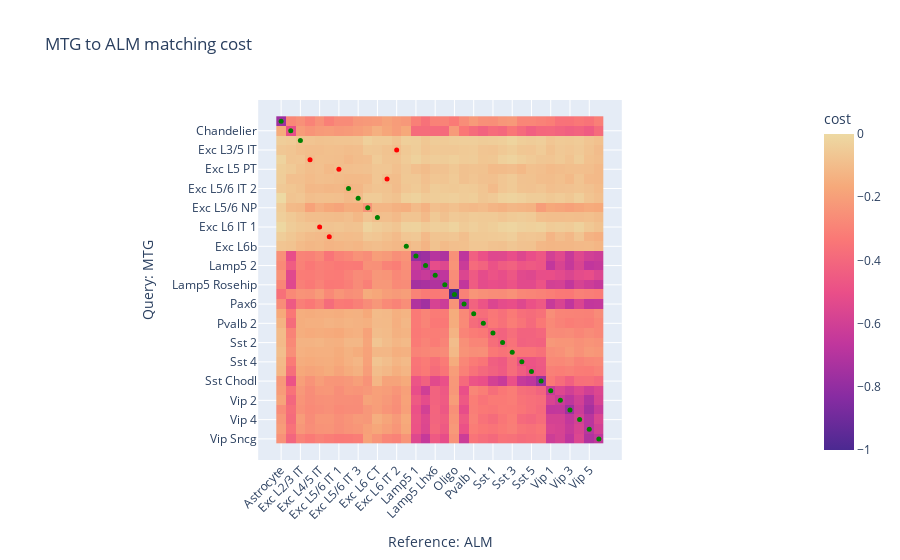

Write notebook code for a chart like this one.
### Code cell
q, ref = 'MTG', 'ALM'

rcm = RefCM(cache_load=False, cache_save=False, embedder=hvg_embedder, discovery_threshold=None)
m = rcm.annotate(ds[q], q, ds[ref], ref, 'labels34', 'labels34')
m.eval('labels34')
m.display_matching_costs('labels34')

### Figure 1 — Plotly figure (JSON) as saved in the notebook; plotly's stock layout.template omitted (floating-point values rounded to 4 significant figures; data arrays with more than 128 entries replaced by an {"elided": "..."} marker saying what was removed)
{"data": [{"coloraxis": "coloraxis", "hovertemplate": "Reference: ALM: %{x}<br>Query: MTG: %{y}<br>cost: %{z}<extra></extra>", "name": "0", "type": "heatmap", "x": ["Astrocyte", "Chandelier", "Exc L2/3 IT", "Exc L3/5 IT", "Exc L4/5 IT", "Exc L5 PT", "Exc L5/6 IT 1", "Exc L5/6 IT 2", "Exc L5/6 IT 3", "Exc L5/6 NP", "Exc L6 CT", "Exc L6 IT 1", "Exc L6 IT 2", "Exc L6b", "Lamp5 1", "Lamp5 2", "Lamp5 Lhx6", "Lamp5 Rosehip", "Oligo", "Pax6", "Pvalb 1", "Pvalb 2", "Sst 1", "Sst 2", "Sst 3", "Sst 4", "Sst 5", "Sst Chodl", "Vip 1", "Vip 2", "Vip 3", "Vip 4", "Vip 5", "Vip Sncg"], "xaxis": "x", "y": ["Astrocyte", "Chandelier", "Exc L2/3 IT", "Exc L3/5 IT", "Exc L4/5 IT", "Exc L5 PT", "Exc L5/6 IT 1", "Exc L5/6 IT 2", "Exc L5/6 IT 3", "Exc L5/6 NP", "Exc L6 CT", "Exc L6 IT 1", "Exc L6 IT 2", "Exc L6b", "Lamp5 1", "Lamp5 2", "Lamp5 Lhx6", "Lamp5 Rosehip", "Oligo", "Pax6", "Pvalb 1", "Pvalb 2", "Sst 1", "Sst 2", "Sst 3", "Sst 4", "Sst 5", "Sst Chodl", "Vip 1", "Vip 2", "Vip 3", "Vip 4", "Vip 5", "Vip Sncg"], "yaxis": "y", "z": {"elided": "34x34 float values"}}, {"hovertemplate": "%{y} -> %{x}", "marker": {"color": ["green", "green", "green", "red", "red", "red", "red", "green", "green", "green", "green", "red", "red", "green", "green", "green", "green", "green", "green", "green", "green", "green", "green", "green", "green", "green", "green", "green", "green", "green", "green", "green", "green", "green"], "size": 5}, "mode": "markers", "name": "", "type": "scatter", "x": ["Astrocyte", "Chandelier", "Exc L2/3 IT", "Exc L6 IT 2", "Exc L3/5 IT", "Exc L5/6 IT 1", "Exc L6 IT 1", "Exc L5/6 IT 2", "Exc L5/6 IT 3", "Exc L5/6 NP", "Exc L6 CT", "Exc L4/5 IT", "Exc L5 PT", "Exc L6b", "Lamp5 1", "Lamp5 2", "Lamp5 Lhx6", "Lamp5 Rosehip", "Oligo", "Pax6", "Pvalb 1", "Pvalb 2", "Sst 1", "Sst 2", "Sst 3", "Sst 4", "Sst 5", "Sst Chodl", "Vip 1", "Vip 2", "Vip 3", "Vip 4", "Vip 5", "Vip Sncg"], "y": ["Astrocyte", "Chandelier", "Exc L2/3 IT", "Exc L3/5 IT", "Exc L4/5 IT", "Exc L5 PT", "Exc L5/6 IT 1", "Exc L5/6 IT 2", "Exc L5/6 IT 3", "Exc L5/6 NP", "Exc L6 CT", "Exc L6 IT 1", "Exc L6 IT 2", "Exc L6b", "Lamp5 1", "Lamp5 2", "Lamp5 Lhx6", "Lamp5 Rosehip", "Oligo", "Pax6", "Pvalb 1", "Pvalb 2", "Sst 1", "Sst 2", "Sst 3", "Sst 4", "Sst 5", "Sst Chodl", "Vip 1", "Vip 2", "Vip 3", "Vip 4", "Vip 5", "Vip Sncg"]}], "layout": {"coloraxis": {"colorbar": {"title": {"text": "cost"}}, "colorscale": [[0, "rgb(75, 41, 145)"], [0.1667, "rgb(135, 44, 162)"], [0.3333, "rgb(192, 54, 157)"], [0.5, "rgb(234, 79, 136)"], [0.6667, "rgb(250, 120, 118)"], [0.8333, "rgb(246, 169, 122)"], [1, "rgb(237, 217, 163)"]]}, "title": {"text": "MTG to ALM matching cost"}, "xaxis": {"anchor": "y", "constrain": "domain", "domain": [0, 1], "scaleanchor": "y", "tickangle": -45, "title": {"text": "Reference: ALM"}}, "yaxis": {"anchor": "x", "autorange": "reversed", "constrain": "domain", "domain": [0, 1], "title": {"text": "Query: MTG"}}}}
